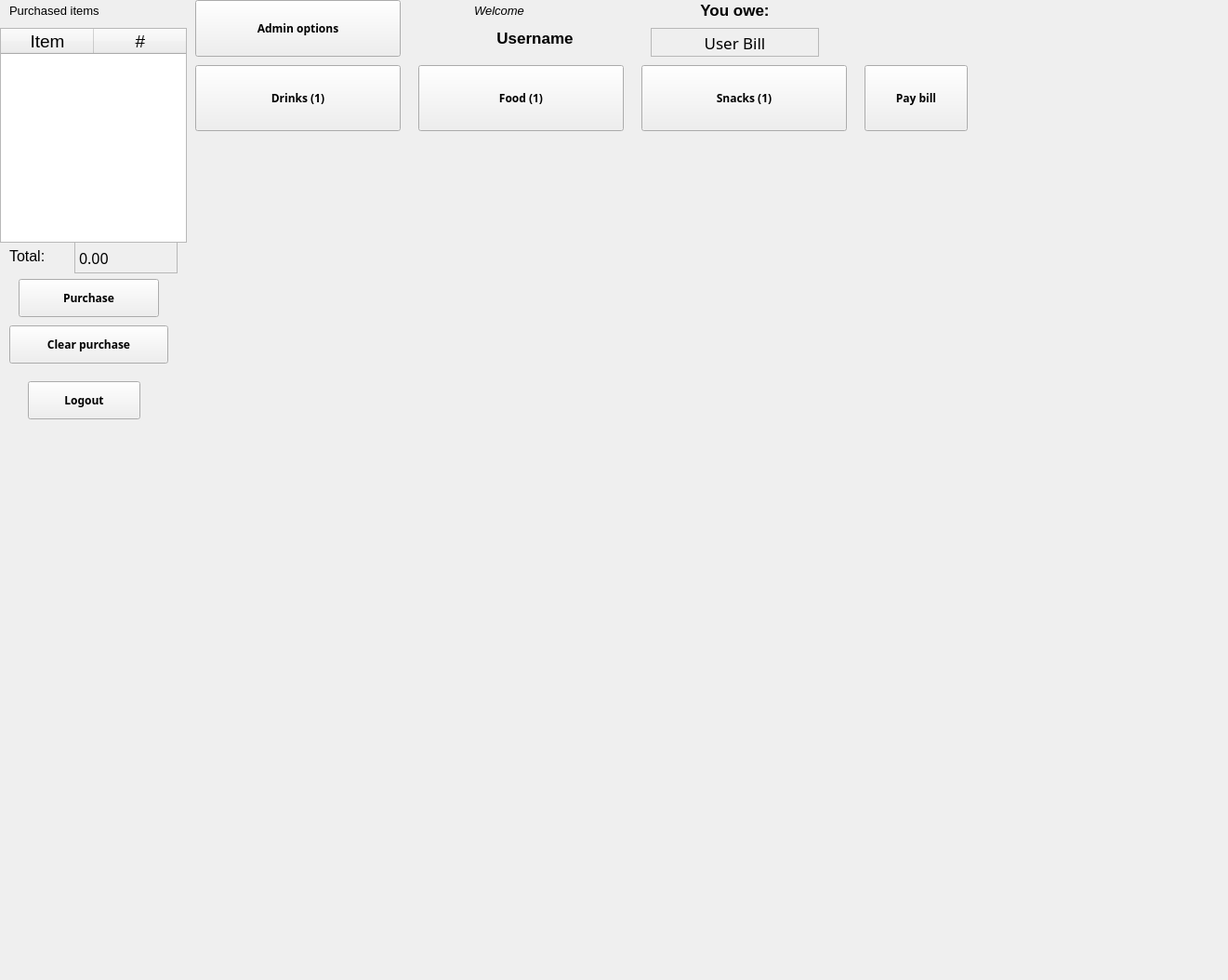
<?xml version="1.0" encoding="UTF-8"?>
<ui version="4.0">
 <class>Form</class>
 <widget class="QWidget" name="Form">
  <property name="geometry">
   <rect>
    <x>0</x>
    <y>0</y>
    <width>1321</width>
    <height>1054</height>
   </rect>
  </property>
  <property name="windowTitle">
   <string>Form</string>
  </property>
  <widget class="QLabel" name="label_welcome">
   <property name="geometry">
    <rect>
     <x>510</x>
     <y>0</y>
     <width>111</width>
     <height>23</height>
    </rect>
   </property>
   <property name="font">
    <font>
     <pointsize>10</pointsize>
     <italic>true</italic>
    </font>
   </property>
   <property name="text">
    <string>Welcome</string>
   </property>
  </widget>
  <widget class="QLabel" name="label_username">
   <property name="enabled">
    <bool>true</bool>
   </property>
   <property name="geometry">
    <rect>
     <x>450</x>
     <y>10</y>
     <width>251</width>
     <height>61</height>
    </rect>
   </property>
   <property name="font">
    <font>
     <family>Microsoft YaHei UI</family>
     <pointsize>13</pointsize>
     <weight>75</weight>
     <italic>false</italic>
     <bold>true</bold>
     <underline>false</underline>
    </font>
   </property>
   <property name="text">
    <string>Username</string>
   </property>
   <property name="alignment">
    <set>Qt::AlignCenter</set>
   </property>
  </widget>
  <widget class="QLabel" name="label_purchaseList">
   <property name="geometry">
    <rect>
     <x>10</x>
     <y>0</y>
     <width>171</width>
     <height>23</height>
    </rect>
   </property>
   <property name="font">
    <font>
     <pointsize>10</pointsize>
    </font>
   </property>
   <property name="text">
    <string>Purchased items</string>
   </property>
  </widget>
  <widget class="QPushButton" name="pushButton_clear">
   <property name="geometry">
    <rect>
     <x>10</x>
     <y>350</y>
     <width>171</width>
     <height>41</height>
    </rect>
   </property>
   <property name="font">
    <font>
     <family>Segoe MDL2 Assets</family>
     <pointsize>9</pointsize>
     <weight>75</weight>
     <bold>true</bold>
    </font>
   </property>
   <property name="text">
    <string>Clear purchase</string>
   </property>
   <property name="flat">
    <bool>false</bool>
   </property>
  </widget>
  <widget class="QPushButton" name="pushButton_purchase">
   <property name="geometry">
    <rect>
     <x>20</x>
     <y>300</y>
     <width>151</width>
     <height>41</height>
    </rect>
   </property>
   <property name="font">
    <font>
     <family>Segoe MDL2 Assets</family>
     <pointsize>9</pointsize>
     <weight>75</weight>
     <bold>true</bold>
    </font>
   </property>
   <property name="text">
    <string>Purchase</string>
   </property>
   <property name="flat">
    <bool>false</bool>
   </property>
  </widget>
  <widget class="QLabel" name="label_totalLabel">
   <property name="geometry">
    <rect>
     <x>10</x>
     <y>260</y>
     <width>67</width>
     <height>31</height>
    </rect>
   </property>
   <property name="font">
    <font>
     <pointsize>12</pointsize>
    </font>
   </property>
   <property name="text">
    <string>Total:</string>
   </property>
  </widget>
  <widget class="QLabel" name="label_total">
   <property name="geometry">
    <rect>
     <x>80</x>
     <y>260</y>
     <width>111</width>
     <height>34</height>
    </rect>
   </property>
   <property name="font">
    <font>
     <family>OCR A Extended</family>
     <pointsize>12</pointsize>
    </font>
   </property>
   <property name="frameShape">
    <enum>QFrame::StyledPanel</enum>
   </property>
   <property name="text">
    <string>0.00</string>
   </property>
  </widget>
  <widget class="QPushButton" name="pushButton_drinks">
   <property name="geometry">
    <rect>
     <x>210</x>
     <y>70</y>
     <width>221</width>
     <height>71</height>
    </rect>
   </property>
   <property name="font">
    <font>
     <family>Segoe MDL2 Assets</family>
     <pointsize>9</pointsize>
     <weight>75</weight>
     <bold>true</bold>
    </font>
   </property>
   <property name="text">
    <string>Drinks (1)</string>
   </property>
   <property name="flat">
    <bool>false</bool>
   </property>
  </widget>
  <widget class="QPushButton" name="pushButton_food">
   <property name="geometry">
    <rect>
     <x>450</x>
     <y>70</y>
     <width>221</width>
     <height>71</height>
    </rect>
   </property>
   <property name="font">
    <font>
     <family>Segoe MDL2 Assets</family>
     <pointsize>9</pointsize>
     <weight>75</weight>
     <bold>true</bold>
    </font>
   </property>
   <property name="text">
    <string>Food (1)</string>
   </property>
   <property name="flat">
    <bool>false</bool>
   </property>
  </widget>
  <widget class="QPushButton" name="pushButton_snacks">
   <property name="geometry">
    <rect>
     <x>690</x>
     <y>70</y>
     <width>221</width>
     <height>71</height>
    </rect>
   </property>
   <property name="font">
    <font>
     <family>Segoe MDL2 Assets</family>
     <pointsize>9</pointsize>
     <weight>75</weight>
     <bold>true</bold>
    </font>
   </property>
   <property name="text">
    <string>Snacks (1)</string>
   </property>
   <property name="flat">
    <bool>false</bool>
   </property>
  </widget>
  <widget class="QWidget" name="verticalLayoutWidget">
   <property name="geometry">
    <rect>
     <x>200</x>
     <y>160</y>
     <width>841</width>
     <height>341</height>
    </rect>
   </property>
   <layout class="QVBoxLayout" name="verticalLayout"/>
  </widget>
  <widget class="QPushButton" name="pushButton_admin">
   <property name="geometry">
    <rect>
     <x>210</x>
     <y>0</y>
     <width>221</width>
     <height>61</height>
    </rect>
   </property>
   <property name="font">
    <font>
     <family>Segoe MDL2 Assets</family>
     <pointsize>9</pointsize>
     <weight>75</weight>
     <bold>true</bold>
    </font>
   </property>
   <property name="text">
    <string>Admin options</string>
   </property>
   <property name="flat">
    <bool>false</bool>
   </property>
  </widget>
  <widget class="QTableWidget" name="tableWidget">
   <property name="geometry">
    <rect>
     <x>0</x>
     <y>30</y>
     <width>201</width>
     <height>231</height>
    </rect>
   </property>
   <property name="font">
    <font>
     <pointsize>14</pointsize>
    </font>
   </property>
   <property name="horizontalScrollBarPolicy">
    <enum>Qt::ScrollBarAlwaysOff</enum>
   </property>
   <property name="editTriggers">
    <set>QAbstractItemView::NoEditTriggers</set>
   </property>
   <property name="tabKeyNavigation">
    <bool>false</bool>
   </property>
   <property name="showDropIndicator" stdset="0">
    <bool>false</bool>
   </property>
   <property name="dragDropOverwriteMode">
    <bool>false</bool>
   </property>
   <property name="selectionMode">
    <enum>QAbstractItemView::NoSelection</enum>
   </property>
   <property name="columnCount">
    <number>2</number>
   </property>
   <attribute name="horizontalHeaderDefaultSectionSize">
    <number>100</number>
   </attribute>
   <column>
    <property name="text">
     <string>Item</string>
    </property>
   </column>
   <column>
    <property name="text">
     <string>#</string>
    </property>
   </column>
  </widget>
  <widget class="QPushButton" name="pushButton_logout">
   <property name="geometry">
    <rect>
     <x>30</x>
     <y>410</y>
     <width>121</width>
     <height>41</height>
    </rect>
   </property>
   <property name="font">
    <font>
     <family>Segoe MDL2 Assets</family>
     <pointsize>9</pointsize>
     <weight>75</weight>
     <bold>true</bold>
    </font>
   </property>
   <property name="text">
    <string>Logout</string>
   </property>
   <property name="flat">
    <bool>false</bool>
   </property>
  </widget>
  <widget class="QLabel" name="label_billLabel">
   <property name="enabled">
    <bool>true</bool>
   </property>
   <property name="geometry">
    <rect>
     <x>650</x>
     <y>-20</y>
     <width>281</width>
     <height>61</height>
    </rect>
   </property>
   <property name="font">
    <font>
     <family>Microsoft YaHei UI</family>
     <pointsize>13</pointsize>
     <weight>75</weight>
     <italic>false</italic>
     <bold>true</bold>
     <underline>false</underline>
    </font>
   </property>
   <property name="text">
    <string>You owe:</string>
   </property>
   <property name="alignment">
    <set>Qt::AlignCenter</set>
   </property>
  </widget>
  <widget class="QLabel" name="label_bill">
   <property name="enabled">
    <bool>true</bool>
   </property>
   <property name="geometry">
    <rect>
     <x>700</x>
     <y>30</y>
     <width>181</width>
     <height>31</height>
    </rect>
   </property>
   <property name="font">
    <font>
     <family>OCR A Extended</family>
     <pointsize>13</pointsize>
     <weight>50</weight>
     <italic>false</italic>
     <bold>false</bold>
     <underline>false</underline>
    </font>
   </property>
   <property name="frameShape">
    <enum>QFrame::StyledPanel</enum>
   </property>
   <property name="frameShadow">
    <enum>QFrame::Plain</enum>
   </property>
   <property name="lineWidth">
    <number>8</number>
   </property>
   <property name="midLineWidth">
    <number>0</number>
   </property>
   <property name="text">
    <string>User Bill</string>
   </property>
   <property name="alignment">
    <set>Qt::AlignCenter</set>
   </property>
  </widget>
  <widget class="QPushButton" name="pushButton_pay">
   <property name="geometry">
    <rect>
     <x>930</x>
     <y>70</y>
     <width>111</width>
     <height>71</height>
    </rect>
   </property>
   <property name="font">
    <font>
     <family>Segoe MDL2 Assets</family>
     <pointsize>9</pointsize>
     <weight>75</weight>
     <bold>true</bold>
    </font>
   </property>
   <property name="text">
    <string>Pay bill</string>
   </property>
   <property name="flat">
    <bool>false</bool>
   </property>
  </widget>
 </widget>
 <resources/>
 <connections/>
</ui>
